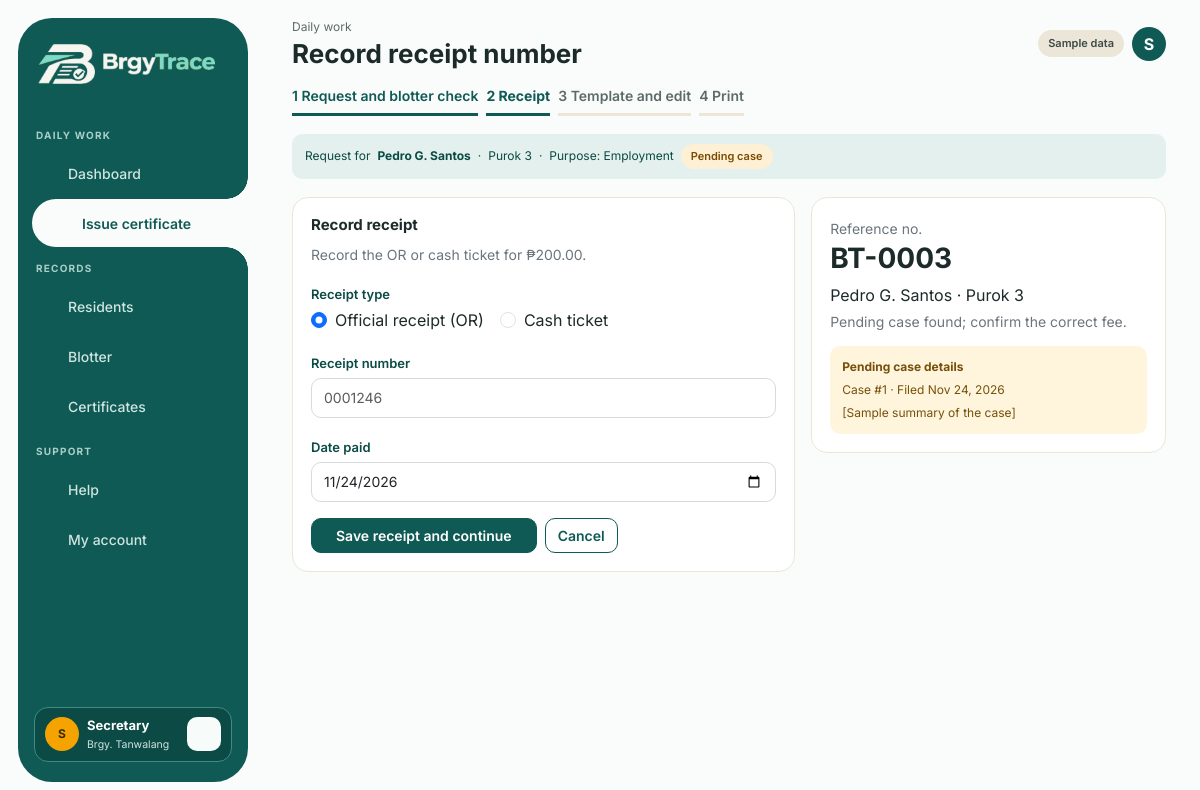
/receipt.php?id=3 (signed in), run on the app's committed database.
### tables this page shows
CREATE TABLE certificates (
  id INT AUTO_INCREMENT PRIMARY KEY,
  resident_id INT NOT NULL,
  cert_type VARCHAR(40) NOT NULL,
  template_id INT NULL,
  purpose VARCHAR(120) NOT NULL,
  fee DECIMAL(8,2) NOT NULL DEFAULT 0,
  has_pending_case TINYINT(1) NOT NULL DEFAULT 0,
  status ENUM('Waiting for receipt','Issued') NOT NULL DEFAULT 'Waiting for receipt',
  receipt_type ENUM('OR','Cash ticket') NULL,
  receipt_no VARCHAR(40) NULL UNIQUE,    
  receipt_date DATE NULL,
  created_by INT NULL,
  created_at DATETIME NOT NULL,
  issued_at DATETIME NULL,
  printed_at DATETIME NULL,
  INDEX (template_id),
  FOREIGN KEY (resident_id) REFERENCES residents(id),
  CONSTRAINT fk_certificates_template_id FOREIGN KEY (template_id) REFERENCES certificate_templates(id) ON DELETE RESTRICT
);

CREATE TABLE residents (
  id INT AUTO_INCREMENT PRIMARY KEY,
  last_name VARCHAR(60) NOT NULL,
  first_name VARCHAR(60) NOT NULL,
  middle_name VARCHAR(60) NULL,
  suffix VARCHAR(10) NULL,
  birthdate DATE NOT NULL,
  sex ENUM('Male','Female') NOT NULL,
  civil_status ENUM('Single','Married','Widowed','Separated') NOT NULL DEFAULT 'Single',
  purok VARCHAR(40) NOT NULL,
  address VARCHAR(150) NULL,
  contact VARCHAR(30) NULL,
  created_at DATETIME NOT NULL,
  INDEX (last_name, first_name)
);

CREATE TABLE blotters (
  id INT AUTO_INCREMENT PRIMARY KEY,
  complainant VARCHAR(120) NOT NULL,
  respondent_id INT NOT NULL,
  incident_date DATE NOT NULL,
  summary TEXT NOT NULL,
  status ENUM('Pending','Settled','Dismissed') NOT NULL DEFAULT 'Pending',
  created_by INT NULL,
  created_at DATETIME NOT NULL,
  FOREIGN KEY (respondent_id) REFERENCES residents(id)
);

### receipt.php (the view, shortened to what this page needs)
<?php
require_once __DIR__ . '/includes/auth.php';
$id = filter_var($_GET['id'] ?? '', FILTER_VALIDATE_INT);
$id = $id === false ? 0 : (int)$id;
$st = $pdo->prepare(
    'SELECT c.*, r.first_name, r.middle_name, r.last_name, r.suffix, r.purok
     FROM certificates c JOIN residents r ON r.id = c.resident_id WHERE c.id = ?'
);
$st->execute([$id]);
$c = $st->fetch();
$isTypeDraft = $c['cert_type'] === '';
$allowedFees = $isTypeDraft
    ? ($c['has_pending_case'] ? [0, 100, PENDING_CASE_CERTIFICATE_FEE] : [0, 100])
    : [(int)$c['fee']];
$defaultFee = $isTypeDraft
    ? ($c['has_pending_case'] ? PENDING_CASE_CERTIFICATE_FEE : 100)
    : (int)$c['fee'];
$feeValue = $defaultFee;
$receiptTypeValue = (string)($c['receipt_type'] ?? 'OR');
$receiptNumberValue = (string)($c['receipt_no'] ?? '');
$receiptDateValue = !empty($c['receipt_date']) ? (string)$c['receipt_date'] : date('Y-m-d');
$pendingCase = null;
if ($c['has_pending_case']) {
    $pendingCaseStmt = $pdo->prepare(
        'SELECT id, incident_date, summary FROM blotters
         WHERE respondent_id = ? AND status = "Pending"
         ORDER BY incident_date DESC, id DESC LIMIT 1'
    );
    $pendingCaseStmt->execute([(int)$c['resident_id']]);
    $pendingCase = $pendingCaseStmt->fetch() ?: null;
}
include __DIR__ . '/includes/layout_top.php';
?>
<ol class="certificate-progress list-unstyled d-flex gap-2 mb-0 small fw-semibold">
  <li class="is-done">1 Request and blotter check</li>
  <li class="is-current">2 Receipt</li>
  <li>3 Template and edit</li>
  <li>4 Print</li>
</ol>
<div class="certificate-request-summary">
  <span>Request for</span>
  <strong><?= e(full_name($c)) ?></strong>
  <span>·</span><span><?= e($c['purok']) ?></span>
  <span>·</span><span>Purpose: <?= e($c['purpose']) ?></span>
  <?php if ($c['has_pending_case']): ?><span class="pill pill-amber">Pending case</span><?php endif; ?>
</div>
<div class="row g-3">
  <div class="col-lg-7">
    <form method="post" class="card-box receipt-entry-card" id="receipt-entry-form">
      <h2>Record receipt</h2>
      <?php if ($isTypeDraft): ?>
        <p class="small text-secondary">Choose the amount collected. Paid certificates are normally <?= peso(100) ?>; a pending case requires <?= peso(PENDING_CASE_CERTIFICATE_FEE) ?>. Indigency is free and does not need a receipt.</p>
        <div class="mb-3">
          <label class="form-label" for="receipt-fee">Fee paid (PHP)</label>
          <select class="form-select" name="fee" id="receipt-fee" required>
            <?php foreach ($allowedFees as $amount): ?>
              <option value="<?= $amount ?>" <?= $feeValue === $amount ? 'selected' : '' ?>><?= $amount === 0 ? 'Free — no receipt' : peso($amount) ?></option>
            <?php endforeach; ?>
          </select>
        </div>
      <?php else: ?>
        <p class="small text-secondary">Record the OR or cash ticket for <?= peso($feeValue) ?>.</p>
      <?php endif; ?>
      <div id="paid-receipt-fields" <?= $feeValue === 0 ? 'hidden' : '' ?>>
        <div class="mb-3">
          <label class="form-label">Receipt type</label>
          <div class="d-flex flex-wrap gap-3">
            <div class="form-check"><input class="form-check-input" type="radio" name="receipt_type" value="OR" id="receipt-or" <?= $receiptTypeValue === 'OR' ? 'checked' : '' ?>><label class="form-check-label" for="receipt-or">Official receipt (OR)</label></div>
            <div class="form-check"><input class="form-check-input" type="radio" name="receipt_type" value="Cash ticket" id="receipt-cash-ticket" <?= $receiptTypeValue === 'Cash ticket' ? 'checked' : '' ?>><label class="form-check-label" for="receipt-cash-ticket">Cash ticket</label></div>
          </div>
        </div>
        <div class="mb-3">
          <label class="form-label" for="receipt-number">Receipt number</label>
          <input class="form-control" id="receipt-number" name="receipt_no" maxlength="40" value="<?= e($receiptNumberValue) ?>" placeholder="0001246">
        </div>
        <div class="mb-3">
          <label class="form-label" for="receipt-date">Date paid</label>
          <input class="form-control" type="date" id="receipt-date" name="receipt_date" value="<?= e($receiptDateValue) ?>">
        </div>
      </div>
      <div class="d-flex flex-wrap gap-2">
        <button class="btn btn-teal px-4" type="submit"><?= $feeValue === 0 ? 'Continue to template' : 'Save receipt and continue' ?></button>
        <a class="btn btn-outline-teal" href="dashboard.php">Cancel</a>
      </div>
    </form>
  </div>
  <div class="col-lg-5">
    <section class="card-box receipt-reference-card">
      <span class="small text-secondary">Reference no.</span>
      <h2><?= e(ref_no($c['id'])) ?></h2>
      <p class="mb-1"><?= e(full_name($c)) ?> · <?= e($c['purok']) ?></p>
      <p class="small text-secondary mb-0"><?= $c['has_pending_case'] ? 'Pending case found; confirm the correct fee.' : 'No pending case found.' ?></p>
      <?php if ($pendingCase): ?>
        <div class="receipt-pending-case">
          <strong>Pending case details</strong>
          <span>Case #<?= (int)$pendingCase['id'] ?> · Filed <?= e(date('M j, Y', strtotime($pendingCase['incident_date']))) ?></span>
          <span><?= e($pendingCase['summary']) ?></span>
        </div>
      <?php endif; ?>
    </section>
  </div>
</div>
<?php include __DIR__ . '/includes/layout_bottom.php'; ?>

### assets/css/style.css (style rules this page uses)
:root { --teal: #0f5a54; --teal-dark: #0b4a45; --teal-soft: #c9e0dc; --amber: #f4a300; --bg: #fafcfc; --ink: #1c2b29; --muted: #5c6b69; --line: #ece6d8; --cream: #faf4e6; }
* { box-sizing: border-box; }
body { margin: 0; background: var(--bg); color: var(--ink); font-family: Inter, system-ui, sans-serif; }
a { color: var(--teal); }
.card-box { padding: 18px; background: #fff; border: 1px solid var(--line); border-radius: 16px; }
.card-box h2 { margin: 0 0 10px; font-size: 15px; font-weight: 700; }
.pill { display: inline-block; padding: 4px 10px; border-radius: 999px; font-size: 11px; font-weight: 600; white-space: nowrap; }
.pill-amber { background: #fdf0d5; color: #7a4b00; }
.form-label { margin-bottom: 4px; color: #0b4a45; font-size: 13px; font-weight: 600; }
.form-control, .form-select { padding: 0.55rem 0.75rem; border-color: #d4dcdb; border-radius: 10px; font-size: 14px; }
.btn { border-radius: 10px; font-size: 14px; font-weight: 600; }
.btn-teal { background: var(--teal); border-color: var(--teal); color: #fff; }
.btn-outline-teal { background: #fff; border-color: var(--teal); color: var(--teal); }
.certificate-progress { display: grid; grid-template-columns: repeat(4, minmax(0, 1fr)); gap: 10px; }
.certificate-progress li { min-width: 0; padding-bottom: 7px; border-bottom: 3px solid var(--line); color: var(--muted); line-height: 1.35; }
.certificate-progress li.is-done, .certificate-progress li.is-current { border-color: var(--teal); color: var(--teal); }
.certificate-progress li.is-current { font-weight: 700; }
.certificate-request-summary { display: flex; align-items: center; flex-wrap: wrap; gap: 7px; padding: 10px 13px; border-radius: 10px; background: #e4f0ed; color: var(--teal-dark); font-size: 12px; }
.receipt-reference-card h2 { margin: 2px 0 8px; font-size: 28px; }
.receipt-pending-case { display: grid; gap: 5px; margin-top: 14px; padding: 12px; border-radius: 10px; background: #fff5dd; color: #76500b; font-size: 12px; }

### data on the page
certificates: resident.suffix "Pedro G. Santos", resident.purok "Purok 3", purpose "Employment", peso($feeValue) "₱200.00", receipt_type "☑ Official receipt (OR)", receipt_type "☐ Cash ticket", receipt_date "11/24/2026"
blotters: id "1", incident_date "Nov 24, 2026", summary "[Sample summary of the case]"

### other printed values
$n[1] "DAILY WORK"
$n[1] "Dashboard"
$n[1] "Issue certificate"
$n[1] "RECORDS"
$n[1] "Residents"
$n[1] "Blotter"
$n[1] "Certificates"
$n[1] "SUPPORT"
$n[1] "Help"
$n[1] "My account"
$user['full_name'][0] "S"
$user['full_name'] "Secretary"
$barangayName "Tanwalang"
$page_sub "Daily work"
$page_title "Record receipt number"
